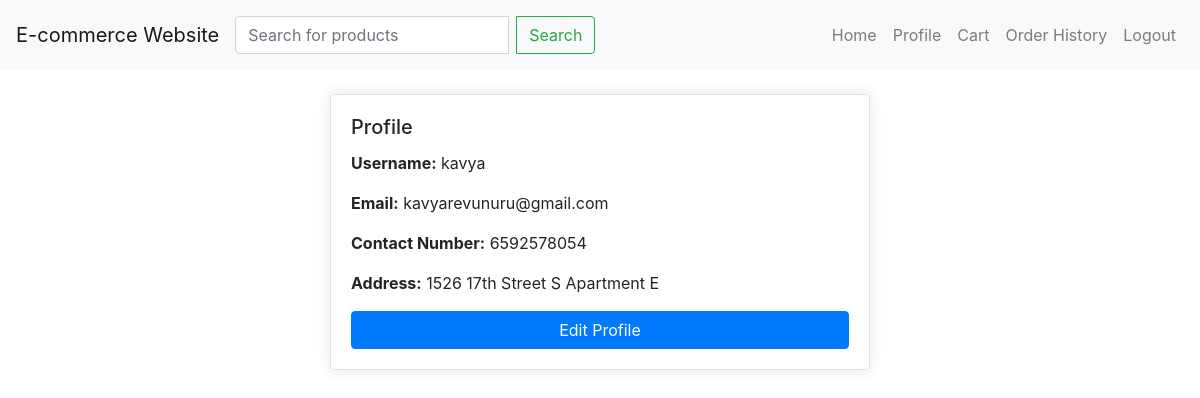
The app's page /profile/ (signed in), older data.
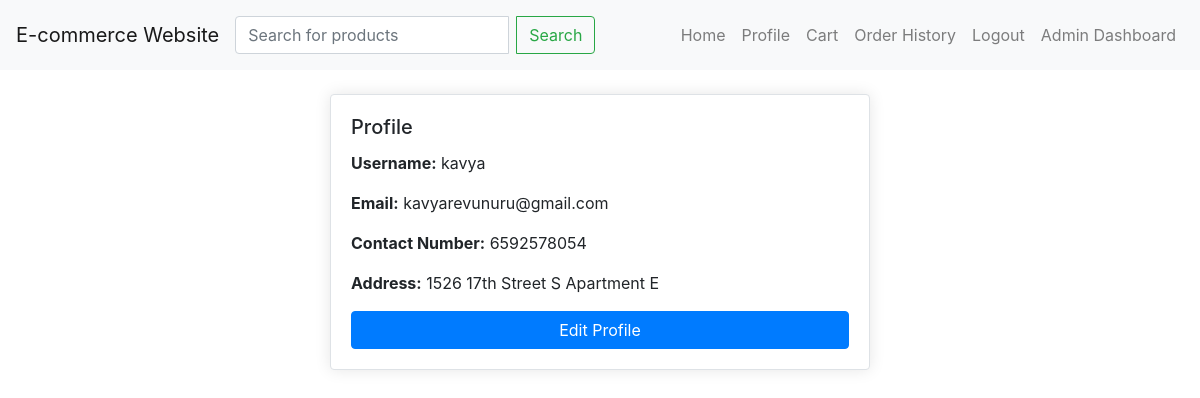
The same page, newer data.
### ClothingStore/views.py (the view)
# urls.py: path('profile/', views.profile, name='profile'),
@login_required
def profile(request):
    return render(request, 'profile.html', {'user': request.user})

### templates/profile.html
{% extends 'base.html' %}
{% block content %}
<div class="container mt-4">
    <div class="row">
        <div class="col-md-6 offset-md-3">
            <div class="card">
                <div class="card-body">
                    <h5 class="card-title">Profile</h5>
                    <p><strong>Username:</strong> {{ user.username }}</p>
                    <p><strong>Email:</strong> {{ user.email }}</p>
                    <p><strong>Contact Number:</strong> {{ user.contact_number }}</p>
                    <p><strong>Address:</strong> {{ user.address }}</p>
                    <a href="{% url 'edit_profile' %}" class="btn btn-primary">Edit Profile</a>
                </div>
            </div>
        </div>
    </div>
</div>
{% endblock %}

Row changes from the older to the newer data that the page shows:
changed User "kavya": is_staff False → True (drawn)
Text that changed along with them:
text now shown: "Admin Dashboard"
